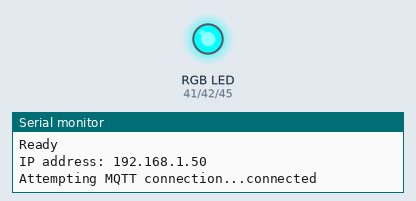
Recording of a sketch running on a simulated ESP32. Parts: an RGB LED mixed from three pins (HIGH = lit), the last lines printed to the serial monitor. WiFi joins after 1.5 s; servers stay silent unless stated; random numbers use the default seed unless the sketch sets one; no MQTT or app messages arrive unless stated.

Above: at 1.56 s.
At 16.8 s:
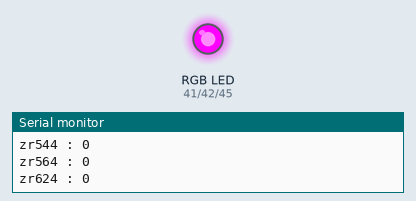
At 34.6 s:
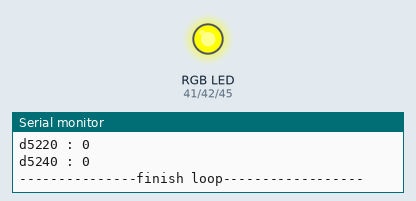
Timing chart, 0 to 42.4 s (numbered marks = the images above):
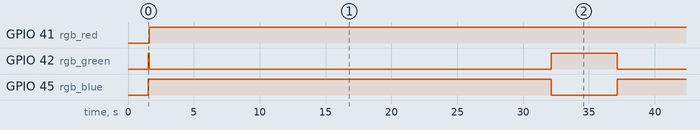

Measured:
- by itself, GPIO 41 (rgb_red): LOW → HIGH at 1.6 s
- by itself, GPIO 42 (rgb_green): repeats every 35.5 s: LOW 30.5 s, HIGH 5.0 s
- by itself, GPIO 45 (rgb_blue): alternates HIGH for 30.5 s and LOW for 5.0 s

The sketch:

IRB01.ino
```cpp
#include <WiFi.h>
#include <ESPmDNS.h>
#include <WiFiUdp.h>
#include <ArduinoOTA.h>
#include <PubSubClient.h>
#include <ModbusMaster.h>

ModbusMaster node;

//#define led_connection 42
//#define led_run 41

#define rgb_red 41
#define rgb_green 42
#define rgb_blue 45

const char* ssid = "DX_Project";
const char* password = "natmms22";
//const char* ssid = "TP-Link_EF46";
//const char* password = "98148813";
const char* mqtt_server = "192.168.1.2";

IPAddress local_IP(192, 168, 1, 81); // Static IP address192.168.100.164
IPAddress gateway(192, 168, 1, 1);    // Gateway IP address
IPAddress subnet(255, 255, 255, 0);     // subnet

WiFiClient espClient;
PubSubClient client(espClient);

/*void led()
{
  digitalWrite(led_connection , HIGH);
  delay(100);
  digitalWrite(led_connection , LOW);
  delay(100);
}*/

int count_connection;

void setup_wifi()
{
  delay(10);
  // We start by connecting to a WiFi network
  Serial.println();
  Serial.print("Connecting to ");
  Serial.println(ssid);

  WiFi.config(local_IP, gateway, subnet);
  WiFi.mode(WIFI_STA);
  WiFi.begin(ssid, password);

  while (WiFi.status() != WL_CONNECTED)
  {
    count_connection++;
    delay(500);
    Serial.print(".");
    if(count_connection>20)
    {
      ESP.restart();
    }
  }

  randomSeed(micros());

  Serial.println("");
  Serial.println("WiFi connected");
  Serial.println("IP address: ");
  Serial.println(WiFi.localIP());
}

void callback(char* topic, byte* payload, unsigned int length)
{
  Serial.print("Message arrived [");
  Serial.print(topic);
  Serial.print("] ");
  for (int i = 0; i < length; i++) {
    Serial.print((char)payload[i]);
  }
  Serial.println();

  // Switch on the LED if an 1 was received as first character
  if ((char)payload[0] == '1') {
    //digitalWrite(BUILTIN_LED, LOW);   // Turn the LED on (Note that LOW is the voltage level
    // but actually the LED is on; this is because
    // it is active low on the ESP-01)
  } else {
    //digitalWrite(BUILTIN_LED, HIGH);  // Turn the LED off by making the voltage HIGH
  }

}

int timeout ;

void reconnect()
{
  // Loop until we're reconnected
  if (!client.connected())
  {
    led_red();
    Serial.print("Attempting MQTT connection...");
    // Create a random client ID
    String clientId = "ESP8266Client-";
    clientId += String(random(0xffff), HEX);
    // Attempt to connect
    if (client.connect(clientId.c_str())) {
      Serial.println("connected");
      // Once connected, publish an announcement...
      //client.publish("outTopic", "hello world");
      // ... and resubscribe
      client.subscribe("inTopic");
    } else {
      Serial.print("failed, rc=");
      Serial.print(client.state());
      Serial.println(" try again in 5 seconds");
      // Wait 5 seconds before retrying
      //delay(5000);
      timeout++;
      if(timeout >= 10)
      {
        ESP.restart();
      }
    }
  }
}

void setup()
{
  Serial.begin(9600);
  Serial1.begin(9600);
  node.begin(1,Serial1);
  pinMode(rgb_red, OUTPUT);
  pinMode(rgb_green, OUTPUT);
  pinMode(rgb_blue, OUTPUT);
  //pinMode ( led_connection , OUTPUT);
  //pinMode ( led_run, OUTPUT);
  Serial.println("Booting");
  setup_wifi();

  // Port defaults to 3232
  // ArduinoOTA.setPort(3232);

  // Hostname defaults to esp3232-[MAC]
  ArduinoOTA.setHostname("IRB01");

  // No authentication by default
  ArduinoOTA.setPassword("1234");

  // Password can be set with it's md5 value as well
  // MD5(admin) = 21232f297a57a5a743894a0e4a801fc3
  // ArduinoOTA.setPasswordHash("21232f297a57a5a743894a0e4a801fc3");

  ArduinoOTA
    .onStart([]() {
      String type;
      if (ArduinoOTA.getCommand() == U_FLASH)
        type = "sketch";
      else // U_SPIFFS
        type = "filesystem";

      // NOTE: if updating SPIFFS this would be the place to unmount SPIFFS using SPIFFS.end()
      Serial.println("Start updating " + type);
    })
    .onEnd([]() {
      Serial.println("\nEnd");
    })
    .onProgress([](unsigned int progress, unsigned int total) {
      Serial.printf("Progress: %u%%\r", (progress / (total / 100)));
    })
    .onError([](ota_error_t error) {
      Serial.printf("Error[%u]: ", error);
      if (error == OTA_AUTH_ERROR) Serial.println("Auth Failed");
      else if (error == OTA_BEGIN_ERROR) Serial.println("Begin Failed");
      else if (error == OTA_CONNECT_ERROR) Serial.println("Connect Failed");
      else if (error == OTA_RECEIVE_ERROR) Serial.println("Receive Failed");
      else if (error == OTA_END_ERROR) Serial.println("End Failed");
    });

  ArduinoOTA.begin();

  Serial.println("Ready");
  Serial.print("IP address: ");
  Serial.println(WiFi.localIP());
  client.setServer(mqtt_server, 1883);
  client.setCallback(callback);
}

String rssi,zr1410,zr1414,zr1416,zr524,zr544,zr564,zr624,zr644,zr664,zr724,zr744,zr764,d5200,d5220,d5240;
char d_rssi[16],d0[16],d1[16],d2[16],d3[16],d4[16],d5[16],d6[16],d7[16],d8[16],d9[16],d10[16],d11[16],d12[16],d13[16],d14[16];


void loop()
{
  rssi = WiFi.RSSI();
  //Serial.print(WiFi.RSSI());
  ArduinoOTA.handle();
  if (!client.connected())
  {
    reconnect();
  }
  client.loop();
  led_green();
  //digitalWrite(led_connection, HIGH);
  Serial.println("\n---------------starting loop----------------");

  node.readHoldingRegisters(0, 1);
  Serial.print("zr1410 : ");
  Serial.println(node.getResponseBuffer(0));
  zr1410 = node.getResponseBuffer(0);
  node.clearResponseBuffer();

  node.readHoldingRegisters(1, 1);
  Serial.print("zr1414 : ");
  Serial.println(node.getResponseBuffer(0));
  zr1414 = node.getResponseBuffer(0);
  node.clearResponseBuffer();

  node.readHoldingRegisters(2, 1);
  Serial.print("zr1416 : ");
  Serial.println(node.getResponseBuffer(0));
  zr1416 = node.getResponseBuffer(0);
  node.clearResponseBuffer();


  node.readHoldingRegisters(3, 1);
  Serial.print("zr524 : ");
  Serial.println(node.getResponseBuffer(0));
  zr524 = node.getResponseBuffer(0);
  node.clearResponseBuffer();

  node.readHoldingRegisters(4, 1);
  Serial.print("zr544 : ");
  Serial.println(node.getResponseBuffer(0));
  zr544 = node.getResponseBuffer(0);
  node.clearResponseBuffer();

  node.readHoldingRegisters(5, 1);
  Serial.print("zr564 : ");
  Serial.println(node.getResponseBuffer(0));
  zr564 = node.getResponseBuffer(0);
  node.clearResponseBuffer();

  node.readHoldingRegisters(6, 1);
  Serial.print("zr624 : ");
  Serial.println(node.getResponseBuffer(0));
  zr624 = node.getResponseBuffer(0);
  node.clearResponseBuffer();

  node.readHoldingRegisters(7, 1);
  Serial.print("zr644 : ");
  Serial.println(node.getResponseBuffer(0));
  zr644 = node.getResponseBuffer(0);
  node.clearResponseBuffer();

  node.readHoldingRegisters(8, 1);
  Serial.print("zr664 : ");
  Serial.println(node.getResponseBuffer(0));
  zr664 = node.getResponseBuffer(0);
  node.clearResponseBuffer();

  node.readHoldingRegisters(9, 1);
  Serial.print("zr724 : ");
  Serial.println(node.getResponseBuffer(0));
  zr724 = node.getResponseBuffer(0);
  node.clearResponseBuffer();

  node.readHoldingRegisters(10, 1);
  Serial.print("zr744 : ");
  Serial.println(node.getResponseBuffer(0));
  zr744 = node.getResponseBuffer(0);
  node.clearResponseBuffer();

  node.readHoldingRegisters(11, 1);
  Serial.print("zr764 : ");
  Serial.println(node.getResponseBuffer(0));
  zr764 = node.getResponseBuffer(0);
  node.clearResponseBuffer();

  node.readHoldingRegisters(12, 1);
  Serial.print("d5200 : ");
  Serial.println(node.getResponseBuffer(0));
  d5200 = node.getResponseBuffer(0);
  node.clearResponseBuffer();

  node.readHoldingRegisters(13, 1);
  Serial.print("d5220 : ");
  Serial.println(node.getResponseBuffer(0));
  d5220 = node.getResponseBuffer(0);
  node.clearResponseBuffer();

  node.readHoldingRegisters(14, 1);
  Serial.print("d5240 : ");
  Serial.println(node.getResponseBuffer(0));
  d5240 = node.getResponseBuffer(0);
  node.clearResponseBuffer();

  delay(500);
  led_blue();

  rssi.toCharArray(d_rssi, 16);client.publish("IRB01/rssi", d_rssi);
  zr1410.toCharArray(d0, 16);client.publish("IRB01/ZR1410", d0);
  zr1414.toCharArray(d1, 16);client.publish("IRB01/ZR1414", d1);
  zr1416.toCharArray(d2, 16);client.publish("IRB01/ZR1416", d2);
  zr524.toCharArray(d3, 16);client.publish("IRB01/ZR524", d3);
  zr544.toCharArray(d4, 16);client.publish("IRB01/ZR544", d4);
  zr564.toCharArray(d5, 16);client.publish("IRB01/ZR564", d5);
  zr624.toCharArray(d6, 16);client.publish("IRB01/ZR624", d6);
  zr644.toCharArray(d7, 16);client.publish("IRB01/ZR644", d7);
  zr664.toCharArray(d8, 16);client.publish("IRB01/ZR664", d8);
  zr724.toCharArray(d9, 16);client.publish("IRB01/ZR724", d9);
  zr744.toCharArray(d10, 16);client.publish("IRB01/ZR744", d10);
  zr764.toCharArray(d11, 16);client.publish("IRB01/ZR764", d11);
  d5200.toCharArray(d12, 16);client.publish("IRB01/D5200", d12);
  d5220.toCharArray(d13, 16);client.publish("IRB01/D5220", d13);
  d5240.toCharArray(d14, 16);client.publish("IRB01/D5240", d14);

  Serial.println("\n---------------finish loop------------------\n\n");
  delay(5000);
}

void led_red()
{
  digitalWrite(rgb_red, LOW); digitalWrite(rgb_green, HIGH); digitalWrite(rgb_blue, HIGH);
}

void led_green()
{
  digitalWrite(rgb_red, HIGH); digitalWrite(rgb_green, LOW); digitalWrite(rgb_blue, HIGH);
}

void led_blue()
{
  digitalWrite(rgb_red, HIGH); digitalWrite(rgb_green, HIGH); digitalWrite(rgb_blue, LOW);
}

void rgb_off()
{
  digitalWrite(rgb_red, HIGH); digitalWrite(rgb_green, HIGH); digitalWrite(rgb_blue, HIGH);
}
```
